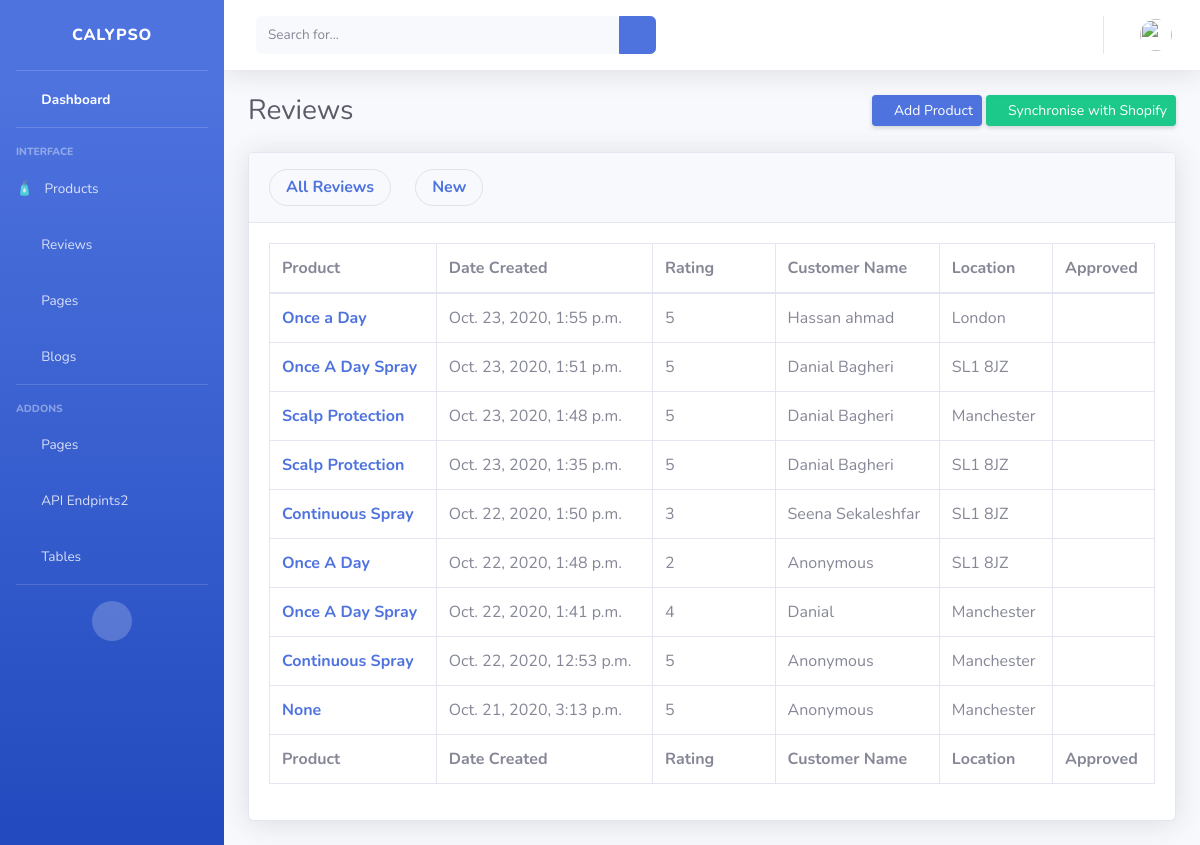
/dashboard/reviews/ (signed in), run on the app's committed database.
### review/models.py (models this page shows, shortened)
class Review(models.Model):
    product = models.ForeignKey(
        Product, null=True, on_delete=models.SET_NULL)
    user = models.ForeignKey(User, verbose_name="user",
                             blank=True, null=True, on_delete=models.SET_NULL)
    customer_name = models.CharField(max_length=200, blank=True, null=True)
    customer_email = models.EmailField(max_length=254, blank=True, null=True)
    location = models.CharField(max_length=200, blank=True, null=True)
    source = models.CharField(max_length=200, blank=True, null=True)
    score = models.PositiveIntegerField()
    approved = models.BooleanField(default=False)
    recommended = models.BooleanField(default=False)
    title = models.CharField(max_length=200, blank=True, null=True)
    comment = models.TextField(blank=True)
    ip_address = models.GenericIPAddressField(blank=True, null=True)
    date_created = models.DateTimeField(auto_now_add=True)
    helpful = models.PositiveIntegerField(default=0, blank=True, null=True)
    reply = models.ManyToManyField(
        Reply, related_name="review", verbose_name="Replies", blank=True)
    class Meta:
        ordering = ("-date_created",)
    @ property
    def name(self):
        if self.user is not None:
            return self.user.get_full_name()
        elif self.customer_name is None:
            return "Anonymous"
        else:
            return self.customer_name

### product/models.py (models this page shows, shortened)
class Product(models.Model):
    name = models.CharField(_('name'), max_length=300)
    sub_title = models.CharField(_('sub title'), max_length=300)
    slug = models.SlugField(_("slug"), unique=True)
    description = models.TextField(blank=True, null=True)
    direction_of_use = models.TextField(blank=True, null=True)
    tags = models.ManyToManyField("Tag", verbose_name=_("tags"), blank=True)
    types = models.ManyToManyField(
        "ProductType", verbose_name=_("types"), blank=True)
    top_seller = models.BooleanField(default=False)
    def __str__(self):
        return self.name

### dashboard/views.py (the view)
# urls.py: path('reviews/', ReviewList.as_view(), name="reviews"),
class ReviewList(StaffRequiredMixin, ListView):
    model = Review
    context_object_name = 'reviews'
    template_name = 'dashboard/reviews/list.html'

### dashboard/views.py (called while the page is built)
    def test_func(self):
        return self.request.user.is_staff

### templates/dashboard/reviews/list.html
{% extends "dashboard/admin-base.html" %} {% load static %}
{% block content %}
<div class="container-fluid">
  <div class="d-sm-flex align-items-center justify-content-between mb-4">
    <h1 class="h3 mb-0 text-gray-800">Reviews</h1>
    <div>
      <a
        href="#"
        class="d-none d-sm-inline-block btn btn-sm btn-primary shadow-sm"
      >
        <i class="fas fa-download fa-sm text-white-50"></i>
        Add Product
      </a>
      <a
        href="{% url "dashboard:shopify-sync" %}"
        class="d-none d-sm-inline-block btn btn-sm btn-success shadow-sm"
      >
        <i class="fas fa-sync fa-sm text-white-50"></i>
        Synchronise with Shopify
      </a>
    </div>
  </div>
  <div class="card shadow mb-4">
    <div class="card-header py-3">
      <a href="{% url "dashboard:reviews" %}" style="float:left;" class="nav-link mr-4 panel-tab">
      <h6 class="m-0 font-weight-bold text-primary">All Reviews</h6>
      </a>
      <a href="{% url "dashboard:products" %}?top=yes" style="float:left;" class="nav-link mr-4 panel-tab">
      <h6 class="m-0 font-weight-bold text-primary">New</h6>
      </a>
    </div>
    <div class="card-body">
      <div class="table-responsive">
        <table
          class="table table-bordered table-hover"
          id="dataTable"
          width="100%"
          cellspacing="0"
        >
          <thead>
            <tr>
              <th scope="col">Product</th>
              <th scope="col">Date Created</th>
              <th scope="col">Rating</th>
              <th scope="col">Customer Name</th>
              <th scope="col">Location</th>
              <th scope="col">Approved</th>
            </tr>
          </thead>
          <tfoot>
            <tr>
              <th scope="col">Product</th>
              <th scope="col">Date Created</th>
              <th scope="col">Rating</th>
              <th scope="col">Customer Name</th>
              <th scope="col">Location</th>
              <th scope="col">Approved</th>
            </tr>
          </tfoot>
          <tbody>
            {% for review in reviews %}
            <tr>
              <th scope="row"><a href="{% url "dashboard:review-edit" review.pk %}">{{ review.product  }}</a></th>
              <td>{{ review.date_created }}</td>
              <td>
                {{ review.score }}
                {%for i in  "1"|ljust:review.score|make_list %}
                <i class="text-danger fas fa-star"></i>
                {% endfor %}
              </td>
              <td>{{ review.name }}</td>
              <td>{{ review.location }}</td>
              <td>
                {% if review.approved %}
                    <i class="text-success fas fa-check-circle"></i>
                {% else %}
                    <i class="text-warning fas fa-times-circle"></i>
                {% endif%}
            </td>
            </tr>
            {% endfor %}
          </tbody>
        </table>
      </div>
    </div>
  </div>
</div>
{% endblock %}

### data on the page
Review: product "Once a Day", date_created "Oct. 23, 2020, 1:55 p.m.", score "5", name "Hassan ahmad", location "London", approved True (drawn)
Review: product "Once A Day Spray", date_created "Oct. 23, 2020, 1:51 p.m.", score "5", name "Danial Bagheri", location "SL1 8JZ", approved True (drawn)
Review: product "Scalp Protection", date_created "Oct. 23, 2020, 1:48 p.m.", score "5", name "Danial Bagheri", location "Manchester", approved False (drawn)
Review: product "Scalp Protection", date_created "Oct. 23, 2020, 1:35 p.m.", score "5", name "Danial Bagheri", location "SL1 8JZ", approved False (drawn)
Review: product "Continuous Spray", date_created "Oct. 22, 2020, 1:50 p.m.", score "3", name "Seena Sekaleshfar", location "SL1 8JZ", approved True (drawn)
Review: product "Once A Day", date_created "Oct. 22, 2020, 1:48 p.m.", score "2", name "Anonymous", location "SL1 8JZ", approved False (drawn)
Review: product "Once A Day Spray", date_created "Oct. 22, 2020, 1:41 p.m.", score "4", name "Danial", location "Manchester", approved False (drawn)
Review: product "Continuous Spray", date_created "Oct. 22, 2020, 12:53 p.m.", score "5", name "Anonymous", location "Manchester", approved True (drawn)
Review: product "None", date_created "Oct. 21, 2020, 3:13 p.m.", score "5", name "Anonymous", location "Manchester", approved False (drawn)
